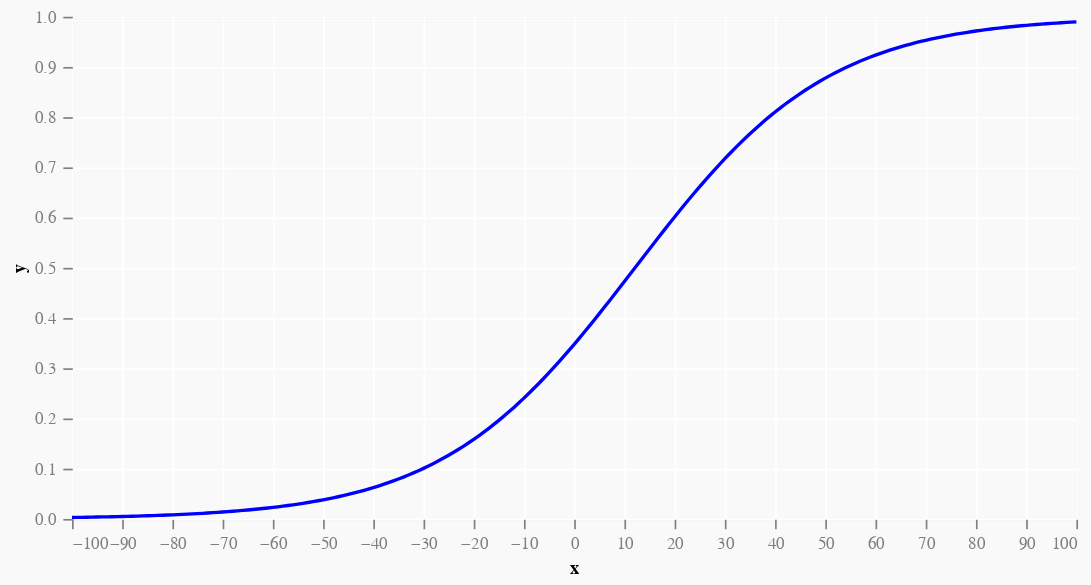

Source (notebook cell):
### Code cell
plotVega ((forward (av means) (av biases)) :: (Double -> Double))

### Figure 1 — Vega-Lite specification as saved in the notebook (floating-point values rounded to 4 significant figures; data arrays with more than 128 entries replaced by an {"elided": "..."} marker saying what was removed)
{"height": 300, "data": {"values": {"elided": "201 records"}}, "$schema": "https://vega.github.io/schema/vega-lite/v4.json", "config": {"axis": {"domain": false, "tickSize": 5.67, "gridColor": "#FFFFFF", "labelColor": "#7F7F7F", "labelPadding": 4, "grid": true, "tickColor": "#7F7F7F"}}, "width": 600, "layer": [{"encoding": {"y": {"type": "quantitative", "field": "y"}, "x": {"type": "quantitative", "field": "x"}}, "mark": {"color": "blue", "type": "line"}}], "background": "#f9f9f9", "description": "Plot"}
